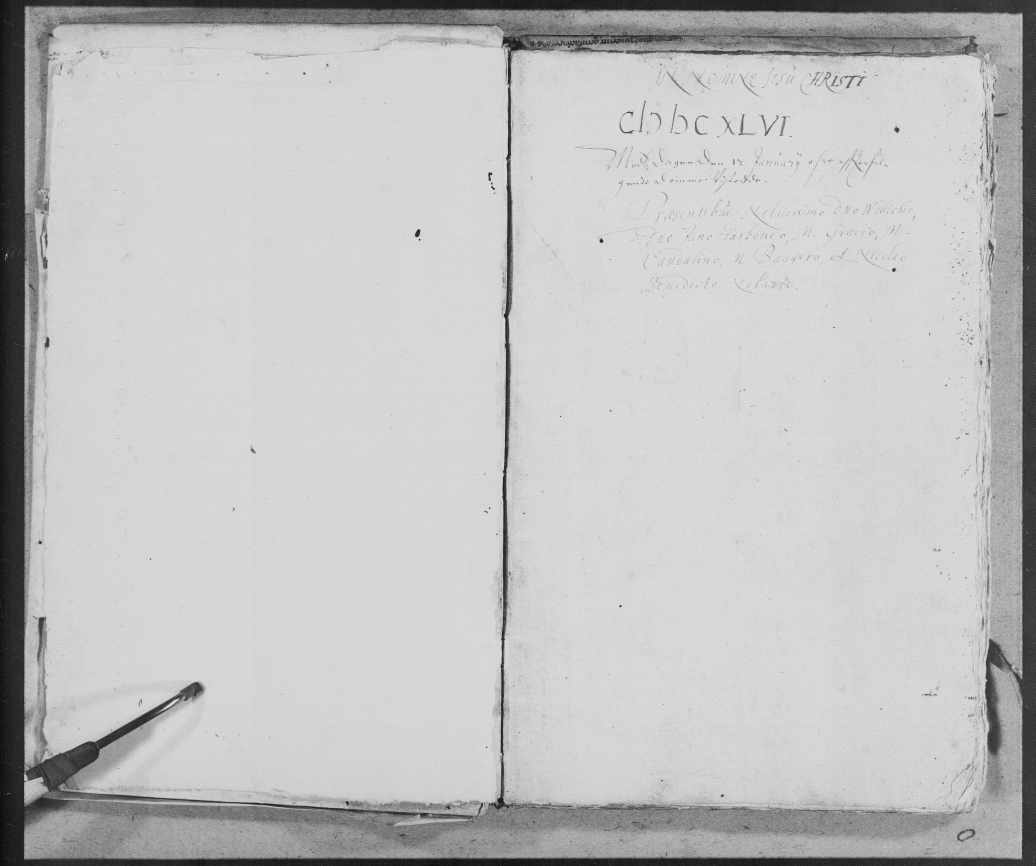
#> input picture canonical_crop_imgB_process/FamilySearch_-_DGS004534287_00361.jpg, 6211 x 5195 px (shown at 1/6 size)
$ python crop_finalizer_cli.py --img ../../canonical_crop_imgB_process/FamilySearch_-_DGS004534287_00361.jpg   (older library calls are emulated)
#> lines starting #> are read from the running program, lines starting #| are printed output that depends on the picture
### tools/ntec_investigator/classes_module.py
#!/usr/bin/env python3
# -*- coding: utf-8 -*-
'''
@file: classes_module.py
@author: David Black   GitHub @bballdave025
@since: 2026-02-25

Two primary classes and a frozen dataclass.

SpatialSignalSampler
class CropFinalizer
@dataclass CropSpec

Dependencies:
  - numpy
  - opencv-python (cv2)
'''

from __future__ import annotations

from dataclasses import dataclass
from pathlib import Path
from typing import Literal, Sequence, Optional

import numpy as np
import cv2


AggMode = Literal["mean", "sum"]


@dataclass(frozen=True)
class CropSpec:
  x: int
  y: int
  w: int
  h: int


class SpatialSignalSampler:
  """Minimal resampling + FFT utilities."""

  # [210 lines left out: functions load_gray_u8, resample_flexible, save_gray_u8, to_float01, save_float_image, crop_gray_u8 and 4 more, not called in this run]


class CropFinalizer:
  """
  Deterministic crop selection via Sobel-energy ranking + phase sweep.
  """

  @staticmethod
  def load_gray_u8(path: str | Path) -> np.ndarray:
    p = str(path)
    img = cv2.imread(p, cv2.IMREAD_GRAYSCALE)
    if img is None:
      raise FileNotFoundError(f"Could not read image: {p}")
    if img.dtype != np.uint8:
      img = img.astype(np.uint8, copy=False)
    return img

  @staticmethod
  def sobel_mag(gray_u8: np.ndarray, ksize: int = 3) -> np.ndarray:
    if gray_u8.ndim != 2:
      raise ValueError("Expected grayscale image (H, W).")
    g = gray_u8.astype(np.float32, copy=False)
    gx = cv2.Sobel(g, ddepth=cv2.CV_32F, dx=1, dy=0, ksize=ksize)
    gy = cv2.Sobel(g, ddepth=cv2.CV_32F, dx=0, dy=1, ksize=ksize)
    return cv2.magnitude(gx, gy)

  # [158 lines left out: functions _clip_crop_to_image, generate_unbiased_mcc, crop_score, sliding_window_scores, best_crop_on_grid, rank_crops and 1 more, not called in this run]

### tools/ntec_investigator/crop_finalizer_cli.py
#!/usr/bin/env python3
# -*- coding: utf-8 -*-
#
'''
@file : crop_finalizer_cli.py
@author: David Black   GitHub @bballdave025
         with ChatGPT (whatever version) as AI coding helper
@since : 2026-02-26

@brief : CLI bridge for CropFinalizer + slide-artifact generation.
'''

from __future__ import annotations

import argparse
import sys
from pathlib import Path

import numpy as np
import cv2

from classes_module import CropFinalizer, CropSpec


# [120 lines left out: functions _validate_output_path, _ensure_parent_dir_exists, _save_best_crop, _save_sobel_mag_u8, _save_sobel_binary_u8, _save_overlay, not called in this run]


def parse_args(argv: list[str]) -> argparse.Namespace:
  p = argparse.ArgumentParser(
    description="CLI bridge for CropFinalizer (class-based parity harness) + slide artifacts."
  )
  p.add_argument("--img", required=True, help="Path to input image.")
  p.add_argument("--crop-w", type=int, default=256, help="Crop width.")
  p.add_argument("--crop-h", type=int, default=256, help="Crop height.")
  p.add_argument("--step", type=int, default=8, help="Sliding window step.")
  p.add_argument("--agg", choices=["mean", "sum"], default="mean", help="Aggregation.")
  p.add_argument("--sobel-ksize", type=int, default=3, help="Sobel kernel size (odd).")

  p.add_argument("--x", type=int, default=None, help="Crop x (top-left).")
  p.add_argument("--y", type=int, default=None, help="Crop y (top-left).")
  p.add_argument("--auto-best", action="store_true", help="Pick best crop on grid.")

  p.add_argument("--phase-sweep", action="store_true", help="Run phase sweep sanity check.")
  p.add_argument("--phase-span", type=int, default=9, help="Phase sweep grid size per axis.")

  # --- Slide artifact outputs (CLI-only) ---
  p.add_argument(
    "--save-best-crop",
    default=None,
    help="Optional: save the selected crop patch as a grayscale image (uint8).",
  )
  p.add_argument(
    "--save-overlay",
    default=None,
    help="Optional: save original image with selected crop outlined (green box).",
  )
  p.add_argument(
    "--save-sobel-mag",
    default=None,
    help="Optional: save Sobel magnitude image (uint8 min-max normalized).",
  )
  p.add_argument(
    "--save-sobel-binary",
    default=None,
    help="Optional: save binarized Sobel edge image (Otsu threshold on normalized mag).",
  )

  return p.parse_args(argv)


def main(argv: list[str]) -> int:
  args = parse_args(argv)

  # Validate output paths early (fail fast)
  for opt in (args.save_overlay, args.save_sobel_mag, args.save_sobel_binary, args.save_best_crop):
    if opt is not None:
      _validate_output_path(opt)

  gray = CropFinalizer.load_gray_u8(args.img)
#> in load_gray_u8, img is the input picture: shape (5195, 6211); min 0, max 255, mean 191.8
  edges = CropFinalizer.sobel_mag(gray, ksize=args.sobel_ksize)
#> in sobel_mag, `gx = cv2.Sobel(g, ddepth=cv2.CV_32F, dx=1, dy=0, ksize=ksize)`:
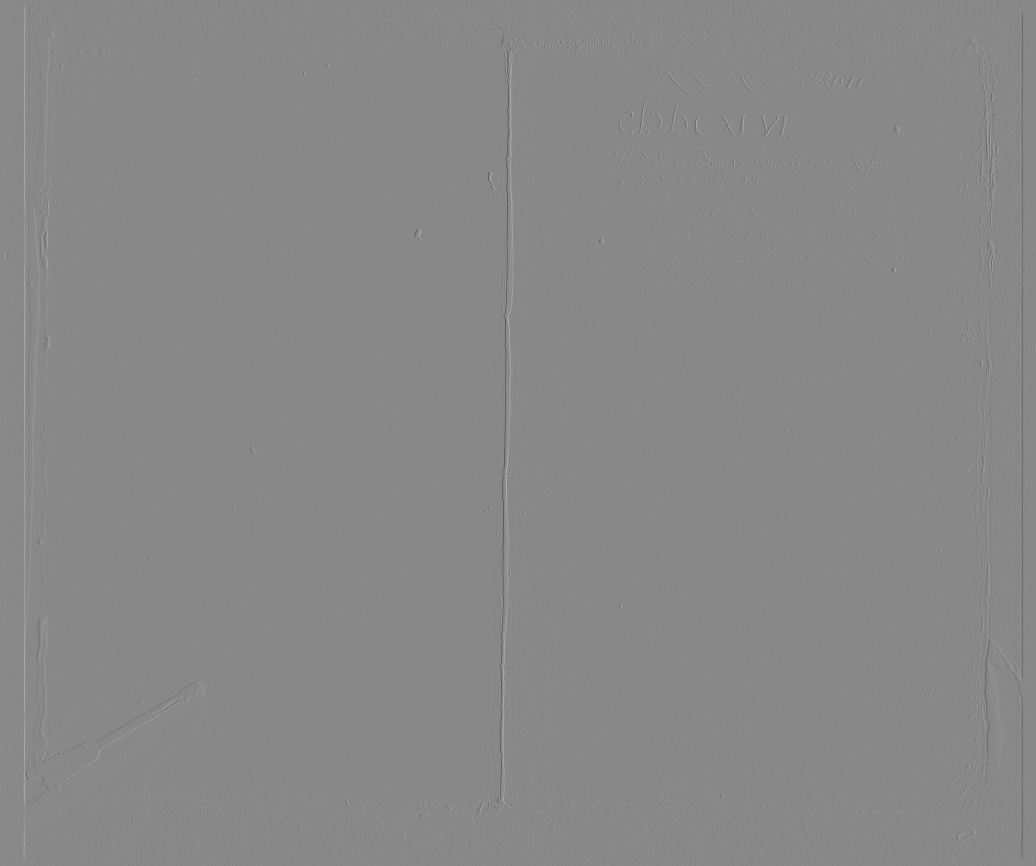
#> gx: shape (5195, 6211) float32 (shown at 1/6 size); min -738, max 639, mean 0; drawn with min black and max white
#> in sobel_mag, `return cv2.magnitude(gx, gy)`:
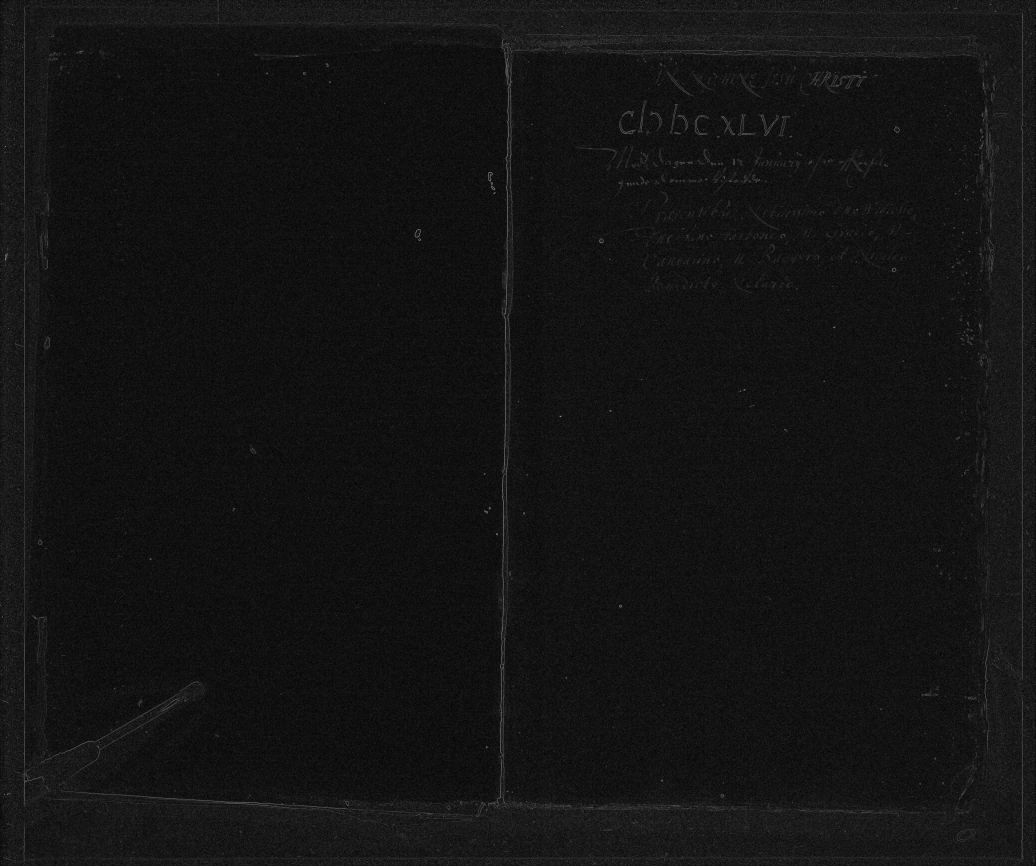
#> returned value: shape (5195, 6211) float32 (shown at 1/6 size); min 0, max 742.1, mean 58.3; drawn with min black and max white

  # Optional artifact outputs that don't depend on crop choice
  if args.save_sobel_mag is not None:
    _save_sobel_mag_u8(args.save_sobel_mag, edges)

  if args.save_sobel_binary is not None:
    _save_sobel_binary_u8(args.save_sobel_binary, edges)

  # Determine crop (auto or manual)
  if args.auto_best:
    crop, best_score = CropFinalizer.best_crop_on_grid(
      edges, w=args.crop_w, h=args.crop_h, step=args.step, agg=args.agg
    )
    print(
      f"auto_best crop: x={crop.x} y={crop.y} w={crop.w} h={crop.h} "
      f"score={best_score:.6g} (agg={args.agg}, step={args.step})"
    )
  else:
    if args.x is None or args.y is None:
      print("ERROR: Provide --x and --y, or use --auto-best.", file=sys.stderr)
      return 2
    crop = CropSpec(x=args.x, y=args.y, w=args.crop_w, h=args.crop_h)
    s = CropFinalizer.crop_score(edges, crop, agg=args.agg)
    print(f"crop score: {s:.6g} (agg={args.agg})")

  # Crop-dependent artifact output
  if args.save_best_crop is not None:
    _save_best_crop(args.save_best_crop, gray, crop)

  if args.save_overlay is not None:
    _save_overlay(args.save_overlay, gray, crop)

  if args.phase_sweep:
    _, rel_amp = CropFinalizer.phase_sweep_sanity(
      edges, crop, agg=args.agg, phase_span=args.phase_span
    )
    print(f"phase_sensitivity_rel_amp (grid={args.phase_span}x{args.phase_span}) = {rel_amp:.6g}")

  return 0


if __name__ == "__main__":
#> (the run stopped early here; a loop or call above may not have finished)
